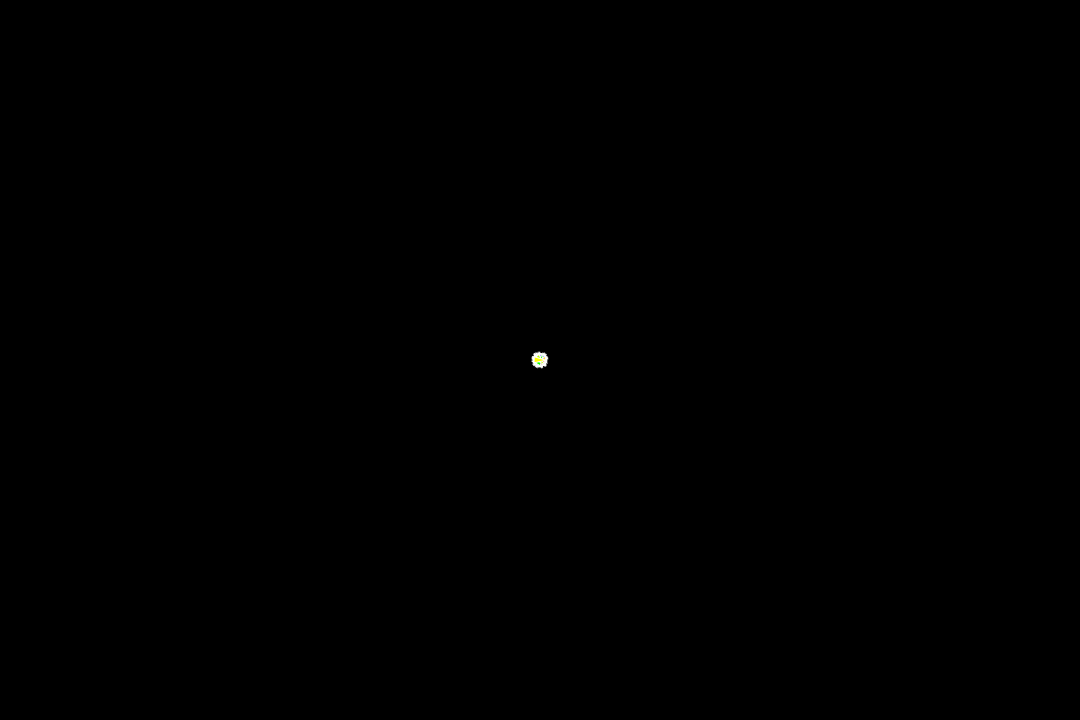
Frame 1 (no input)
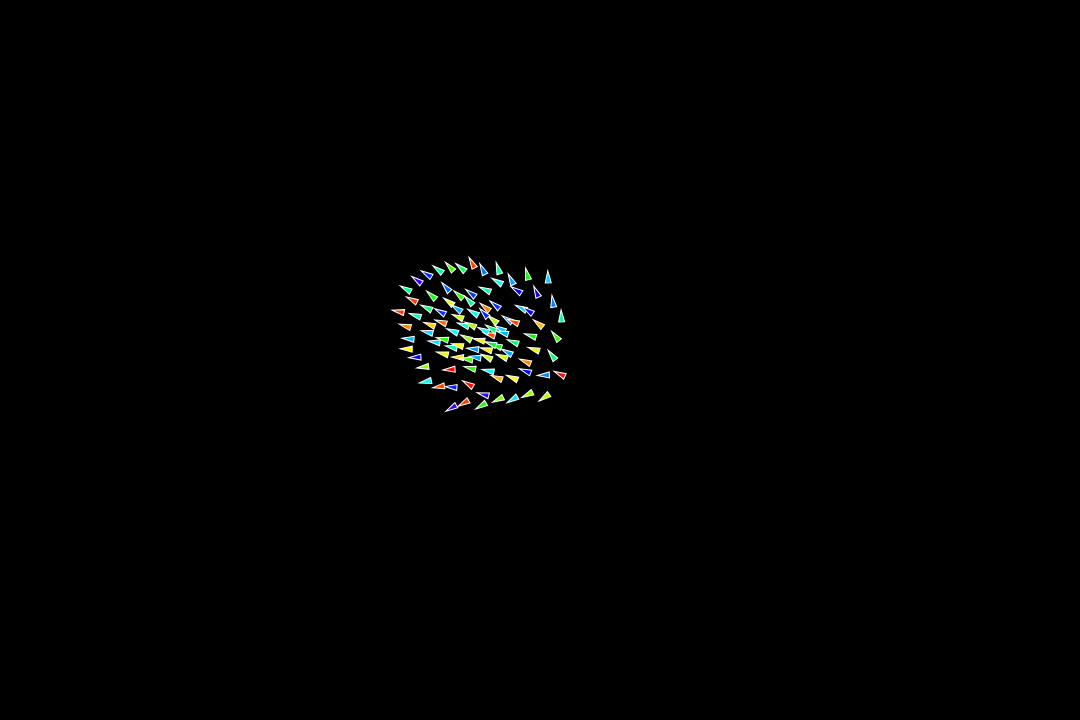
Frame 60 (no input)
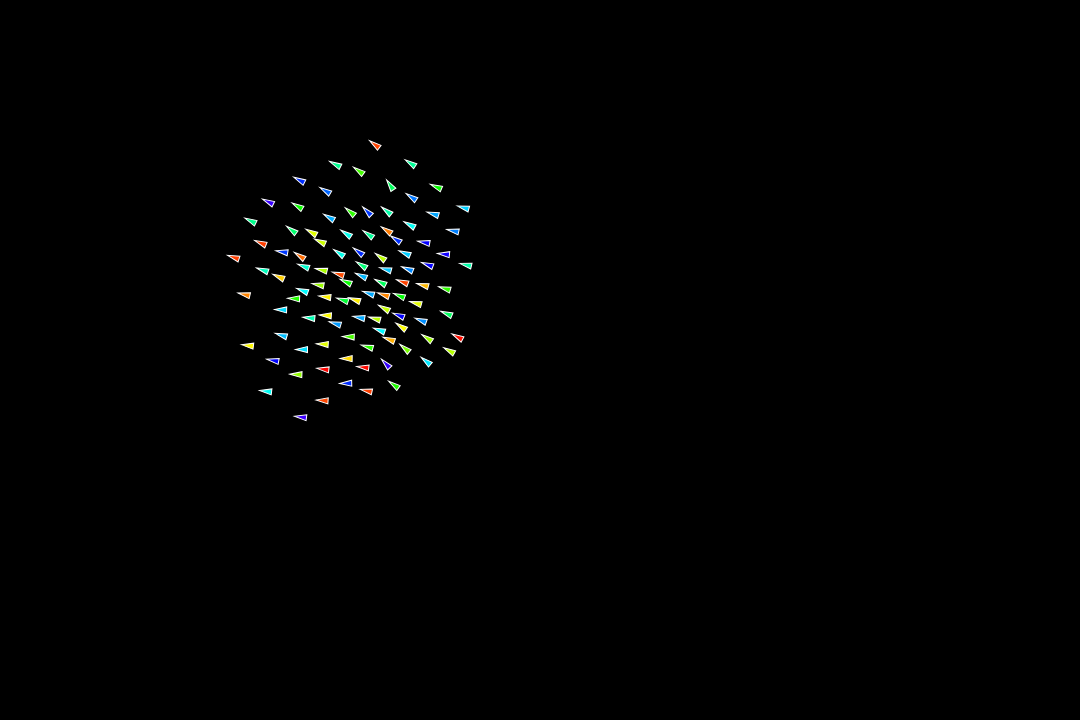
Frame 120 (the mouse pressed at the canvas centre since frame 60)

The p5.js sketch that drew these frames (run headless with seeded random() and noise() and a simulated clock; from frame 60 on, the mouse is pressed at the canvas centre):

// p5.js sketch
// ── sketch.js
let flock;

function setup() {
  createCanvas(1080, 720);
  createP('Drag the mouse to generate new boids.');

  flock = new Flock();

  // Add an initial set of boids into the system
  for (let i = 0; i < 100; i++) {
    let b = new Boid(width / 2, height / 2);
    flock.addBoid(b);
  }

  describe(
    'A group of bird-like objects, represented by triangles, moving across the canvas, modeling flocking behavior.'
  );
}

function draw() {
  background(0);
  flock.run();
}

// On mouse drag, add a new boid to the flock
function mouseDragged() {
  flock.addBoid(new Boid(mouseX, mouseY));
}

// Flock class to manage the array of all the boids
class Flock {
  constructor() {
    // Initialize the array of boids
    this.boids = [];
  }

  run() {
    for (let boid of this.boids) {
      // Pass the entire list of boids to each boid individually
      boid.run(this.boids);
    }
  }

  addBoid(b) {
    this.boids.push(b);
  }
}

class Boid {
  constructor(x, y) {
    this.acceleration = createVector(0, 0);
    this.velocity = createVector(random(-1, 1), random(-1, 1));
    this.position = createVector(x, y);
    this.size = 3.0;

    // Maximum speed
    this.maxSpeed = 3;

    // Maximum steering force
    this.maxForce = 0.05;
    colorMode(HSB);
    this.color = color(random(256), 255, 255);
  }

  run(boids) {
    this.flock(boids);
    this.update();
    this.borders();
    this.render();
  }

  applyForce(force) {
    // We could add mass here if we want: A = F / M
    this.acceleration.add(force);
  }

  // We accumulate a new acceleration each time based on three rules
  flock(boids) {
    let separation = this.separate(boids);
    let alignment = this.align(boids);
    let cohesion = this.cohesion(boids);

    // Arbitrarily weight these forces
    separation.mult(1.5);
    alignment.mult(1.0);
    cohesion.mult(1.0);

    // Add the force vectors to acceleration
    this.applyForce(separation);
    this.applyForce(alignment);
    this.applyForce(cohesion);
  }

  // Method to update location
  update() {
    // Update velocity
    this.velocity.add(this.acceleration);

    // Limit speed
    this.velocity.limit(this.maxSpeed);
    this.position.add(this.velocity);

    // Reset acceleration to 0 each cycle
    this.acceleration.mult(0);
  }

  // A method that calculates and applies a steering force towards a target
  // STEER = DESIRED MINUS VELOCITY
  seek(target) {
    // A vector pointing from the location to the target
    let desired = p5.Vector.sub(target, this.position);

    // Normalize desired and scale to maximum speed
    desired.normalize();
    desired.mult(this.maxSpeed);

    // Steering = Desired minus Velocity
    let steer = p5.Vector.sub(desired, this.velocity);

    // Limit to maximum steering force
    steer.limit(this.maxForce);
    return steer;
  }

  render() {
    // Draw a triangle rotated in the direction of velocity
    let theta = this.velocity.heading() + radians(90);
    fill(this.color);
    stroke(255);
    push();
    translate(this.position.x, this.position.y);
    rotate(theta);
    beginShape();
    vertex(0, -this.size * 2);
    vertex(-this.size, this.size * 2);
    vertex(this.size, this.size * 2);
    endShape(CLOSE);
    pop();
  }

  // Wraparound
  borders() {
    if (this.position.x < -this.size) {
      this.position.x = width + this.size;
    }

    if (this.position.y < -this.size) {
      this.position.y = height + this.size;
    }

    if (this.position.x > width + this.size) {
      this.position.x = -this.size;
    }

    if (this.position.y > height + this.size) {
      this.position.y = -this.size;
    }
  }

  // Separation
  // Method checks for nearby boids and steers away
  separate(boids) {
    let desiredSeparation = 25.0;
    let steer = createVector(0, 0);
    let count = 0;

    // For every boid in the system, check if it's too close
    for (let boid of boids) {
      let distanceToNeighbor = p5.Vector.dist(this.position, boid.position);

      // If the distance is greater than 0 and less than an arbitrary amount (0 when you are yourself)
      if (distanceToNeighbor > 0 && distanceToNeighbor < desiredSeparation) {
        // Calculate vector pointing away from neighbor
        let diff = p5.Vector.sub(this.position, boid.position);
        diff.normalize();

        // Scale by distance
        diff.div(distanceToNeighbor);
        steer.add(diff);

        // Keep track of how many
        count++;
      }
    }

    // Average -- divide by how many
    if (count > 0) {
      steer.div(count);
    }

    // As long as the vector is greater than 0
    if (steer.mag() > 0) {
      // Implement Reynolds: Steering = Desired - Velocity
      steer.normalize();
      steer.mult(this.maxSpeed);
      steer.sub(this.velocity);
      steer.limit(this.maxForce);
    }
    return steer;
  }

  // Alignment
  // For every nearby boid in the system, calculate the average velocity
  align(boids) {
    let neighborDistance = 50;
    let sum = createVector(0, 0);
    let count = 0;
    for (let i = 0; i < boids.length; i++) {
      let d = p5.Vector.dist(this.position, boids[i].position);
      if (d > 0 && d < neighborDistance) {
        sum.add(boids[i].velocity);
        count++;
      }
    }
    if (count > 0) {
      sum.div(count);
      sum.normalize();
      sum.mult(this.maxSpeed);
      let steer = p5.Vector.sub(sum, this.velocity);
      steer.limit(this.maxForce);
      return steer;
    } else {
      return createVector(0, 0);
    }
  }

  // Cohesion
  // For the average location (i.e., center) of all nearby boids, calculate steering vector towards that location
  cohesion(boids) {
    let neighborDistance = 50;
    let sum = createVector(0, 0); // Start with empty vector to accumulate all locations
    let count = 0;
    for (let i = 0; i < boids.length; i++) {
      let d = p5.Vector.dist(this.position, boids[i].position);
      if (d > 0 && d < neighborDistance) {
        sum.add(boids[i].position); // Add location
        count++;
      }
    }
    if (count > 0) {
      sum.div(count);
      return this.seek(sum); // Steer towards the location
    } else {
      return createVector(0, 0);
    }
  }
} // class Boid
